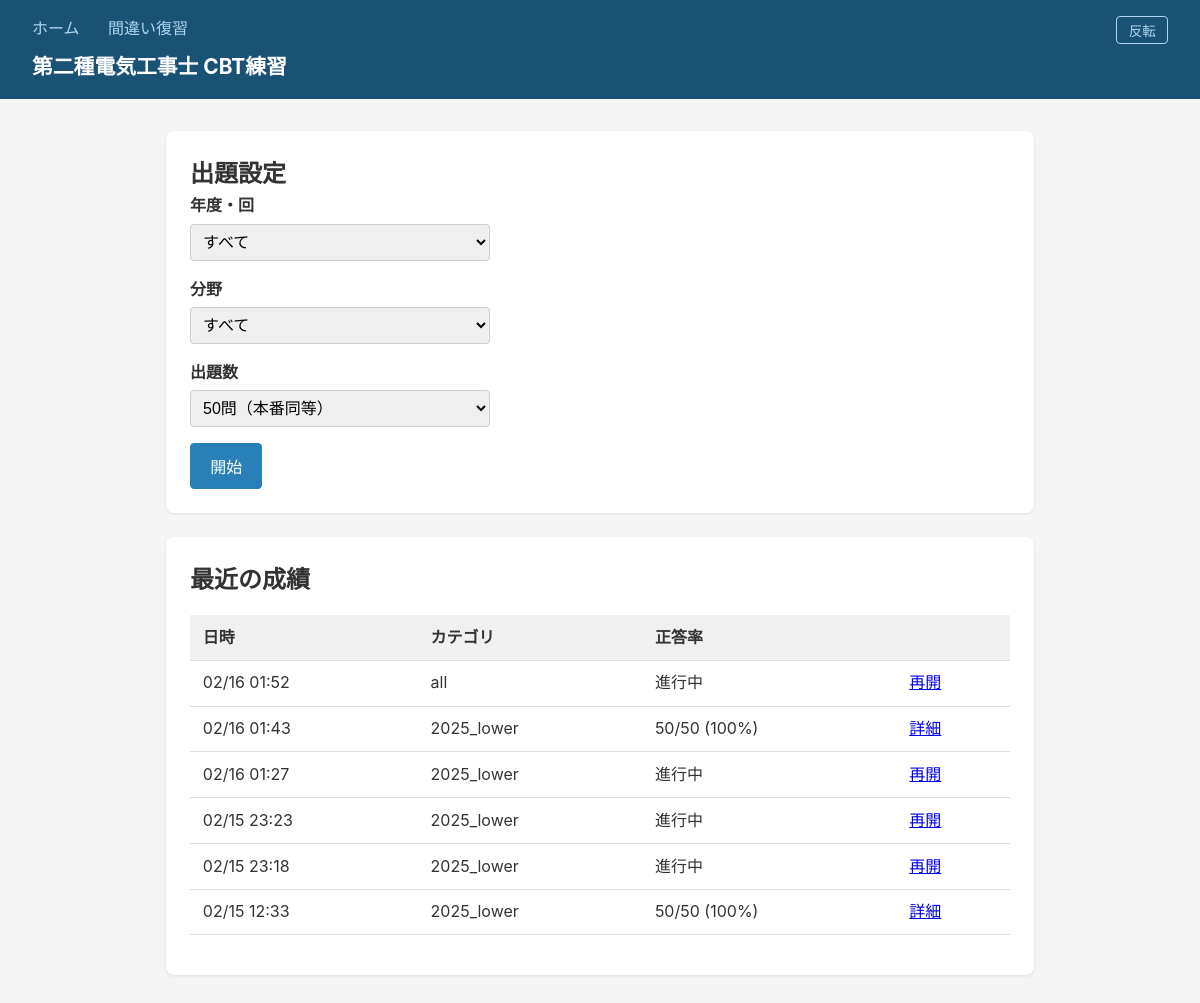
Before: / with the older database file.
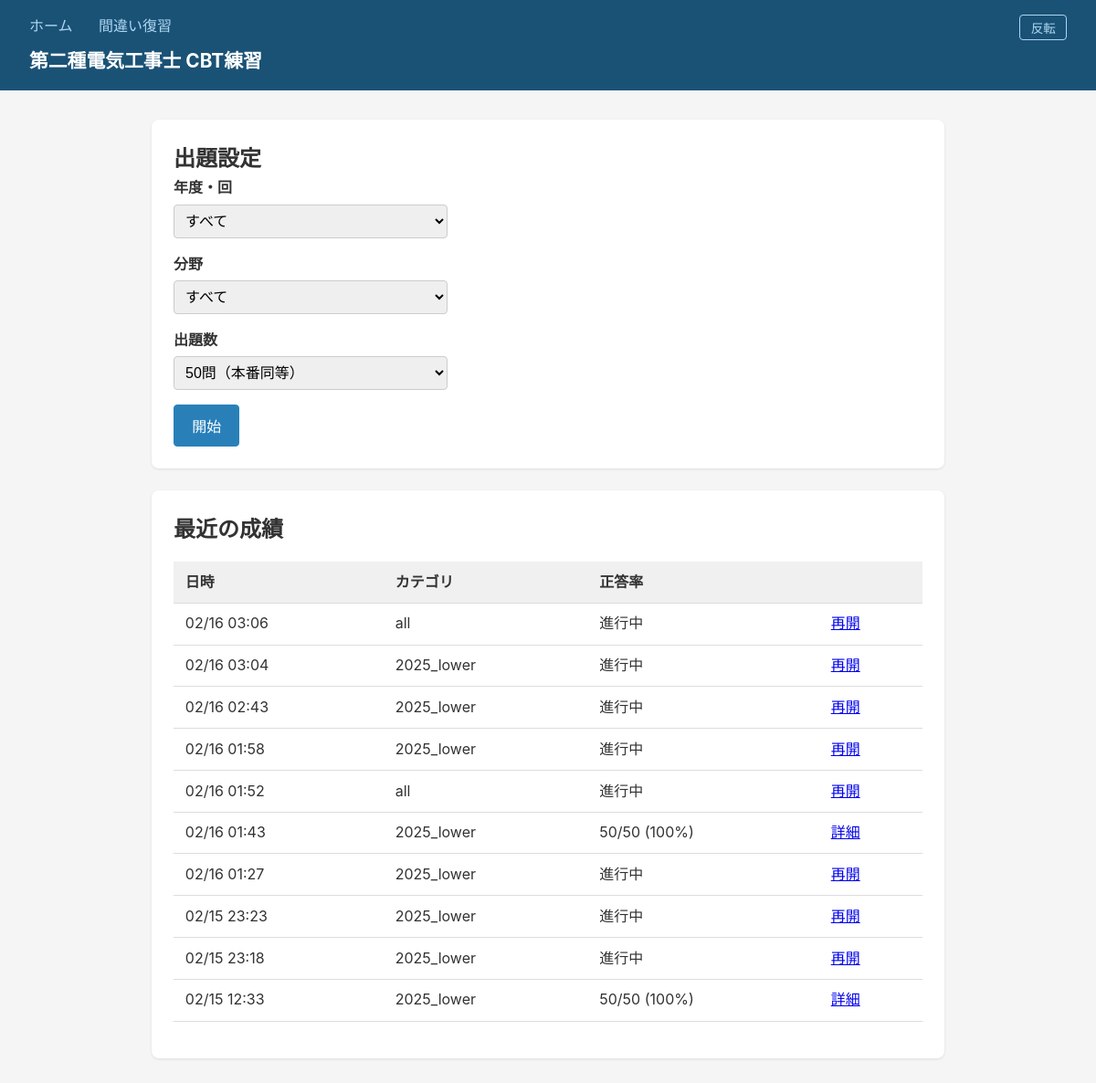
After: the same page with the newer database file.
### models.py (models this page shows, shortened)
class QuizSession(db.Model):
    __tablename__ = "quiz_sessions"
    id = db.Column(db.Integer, primary_key=True)
    category = db.Column(db.String(100), default="")
    total_count = db.Column(db.Integer, default=0)
    correct_count = db.Column(db.Integer, default=0)
    started_at = db.Column(db.DateTime, default=lambda: datetime.now(timezone.utc))
    finished_at = db.Column(db.DateTime, nullable=True)
    attempts = db.relationship("Attempt", backref="session", lazy=True)
    question_ids_json = db.Column(db.Text, default="[]")

### app.py (the view)
    @app.route("/")
    def index():
        years = db.session.query(
            Question.year, Question.half
        ).distinct().order_by(Question.year.desc()).all()
        all_tags = set()
        for (tags_json,) in db.session.query(Question.tags_json).all():
            all_tags.update(json.loads(tags_json))
        tags = sorted(all_tags)
        recent_sessions = QuizSession.query.order_by(
            QuizSession.started_at.desc()
        ).limit(10).all()
        return render_template(
            "index.html", years=years, tags=tags, recent_sessions=recent_sessions
        )

### templates/index.html (shortened to what this page needs)
{% extends "base.html" %}
{% block content %}
<section class="start-form">
    <h2>出題設定</h2>
    <form action="{{ url_for('quiz_start') }}" method="post">
        <div class="form-group">
            <label>年度・回</label>
            <select name="year" id="year-select">
                <option value="">すべて</option>
            </select>
        </div>
        <div class="form-group">
            <label>分野</label>
            <select name="tag">
                <option value="">すべて</option>
            </select>
        </div>
        <div class="form-group">
            <label>出題数</label>
            <select name="count">
                <option value="50" selected>50問（本番同等）</option>
            </select>
        </div>
        <button type="submit" class="btn btn-primary">開始</button>
    </form>
</section>
{% if recent_sessions %}
<section class="history">
    <h2>最近の成績</h2>
    <table>
        <thead>
            <tr>
                <th>日時</th>
                <th>カテゴリ</th>
                <th>正答率</th>
                <th></th>
            </tr>
        </thead>
        <tbody>
            {% for s in recent_sessions %}
            <tr>
                <td>{{ s.started_at.strftime('%m/%d %H:%M') }}</td>
                <td>{{ s.category }}</td>
                <td>
                    {% if s.finished_at %}
                        {{ s.correct_count }}/{{ s.total_count }}
                        ({{ (s.correct_count / s.total_count * 100)|round|int if s.total_count else 0 }}%)
                    {% else %}
                        進行中
                    {% endif %}
                </td>
                <td>
                    {% if s.finished_at %}
                        <a href="{{ url_for('result', session_id=s.id) }}">詳細</a>
                    {% else %}
                        <a href="{{ url_for('quiz', session_id=s.id, q=0) }}">再開</a>
                    {% endif %}
                </td>
            </tr>
            {% endfor %}
        </tbody>
    </table>
</section>
{% endif %}
{% endblock %}

### templates/base.html (shortened to what this page needs)
<!DOCTYPE html>
<html lang="ja">
<head>
    <link rel="stylesheet" href="{{ url_for('static', filename='style.css') }}">
</head>
<body>
    <header>
        <nav>
            <a href="{{ url_for('index') }}">ホーム</a>
            <a href="{{ url_for('review') }}">間違い復習</a>
            <button id="invert-toggle" class="btn-invert" onclick="toggleInvert()">反転</button>
        </nav>
        <h1>第二種電気工事士 CBT練習</h1>
    </header>
    <main>
        {% block content %}{% endblock %}
    </main>
</body>
</html>

### static/style.css (style rules this page uses)
* { box-sizing: border-box; margin: 0; padding: 0; }
body { font-family: -apple-system, BlinkMacSystemFont, "Hiragino Kaku Gothic ProN", "Segoe UI", sans-serif; background: #f5f5f5; color: #333; line-height: 1.6; }
header { background: #1a5276; color: white; padding: 1rem 2rem; }
header nav { margin-bottom: 0.5rem; }
header nav a { color: #aed6f1; text-decoration: none; margin-right: 1.5rem; }
.btn-invert { float: right; background: none; border: 1px solid #aed6f1; color: #aed6f1; padding: 0.2rem 0.7rem; border-radius: 4px; cursor: pointer; font-size: 0.85rem; }
header h1 { font-size: 1.3rem; }
main { max-width: 900px; margin: 2rem auto; padding: 0 1rem; }
.btn { display: inline-block; padding: 0.6rem 1.2rem; border: 1px solid #ccc; border-radius: 4px; background: white; color: #333; text-decoration: none; cursor: pointer; font-size: 1rem; }
.btn-primary { background: #2980b9; color: white; border-color: #2980b9; }
.form-group { margin-bottom: 1rem; }
.form-group label { display: block; font-weight: bold; margin-bottom: 0.3rem; }
.form-group select, .form-group input { width: 100%; max-width: 300px; padding: 0.5rem; border: 1px solid #ccc; border-radius: 4px; font-size: 1rem; }
table { width: 100%; border-collapse: collapse; margin: 1rem 0; }
th, td { padding: 0.6rem 0.8rem; border-bottom: 1px solid #ddd; text-align: left; }
th { background: #f0f0f0; font-weight: bold; }
.start-form, .history, .review-container, .result-container { background: white; border-radius: 8px; padding: 1.5rem; margin-bottom: 1.5rem; box-shadow: 0 1px 3px rgba(0,0,0,0.1); }

Changed rows visible on the page:
added QuizSession: started_at "02/16 03:06", category "all", shows "進行中"
added QuizSession: started_at "02/16 03:04", category "2025_lower", shows "進行中"
added QuizSession: started_at "02/16 02:43", category "2025_lower", shows "進行中"
added QuizSession: started_at "02/16 01:58", category "2025_lower", shows "進行中"
